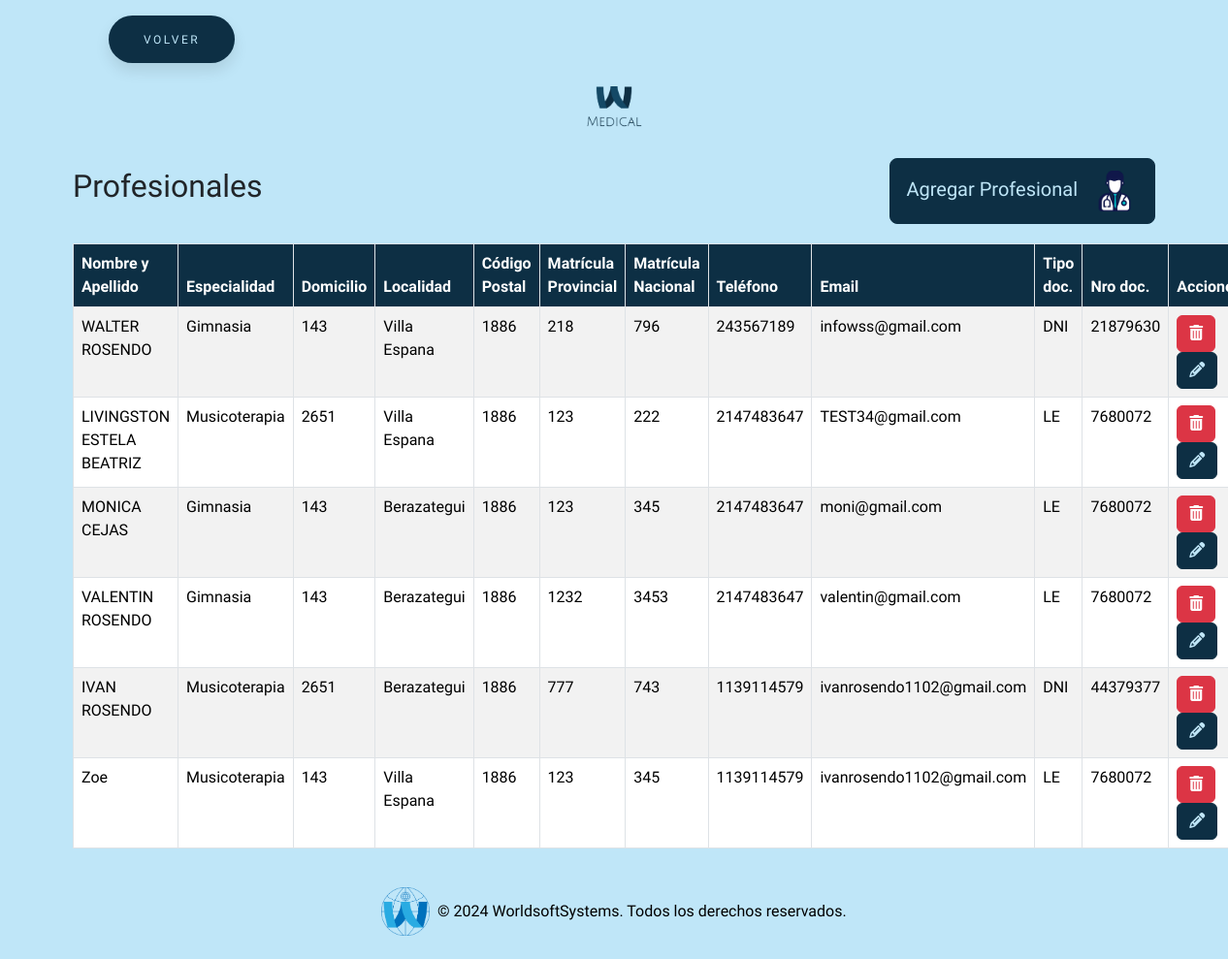
The app's page /todosAjustes/crearProf/crearProf.php (signed in) with its own data.
### tables this page shows
CREATE TABLE `profesional` (
  `id_prof` int(11) NOT NULL,
  `nombreYapellido` varchar(255) NOT NULL,
  `id_especialidad` int(11) NOT NULL,
  `domicilio` varchar(255) NOT NULL,
  `localidad` varchar(255) NOT NULL,
  `codigo_pos` varchar(255) NOT NULL,
  `matricula_p` varchar(255) NOT NULL,
  `matricula_n` varchar(255) NOT NULL,
  `telefono` int(255) NOT NULL,
  `email` varchar(255) NOT NULL,
  `tipo_doc` varchar(255) NOT NULL,
  `nro_doc` int(255) NOT NULL
);

CREATE TABLE `especialidad` (
  `id_especialidad` int(11) NOT NULL,
  `desc_especialidad` varchar(255) NOT NULL
);

### todosAjustes/crearProf/crearProf.php (the view, shortened to what this page needs)
<?php
require_once "../../conexion.php";
$sql = "SELECT  p.*,e.id_especialidad, e.desc_especialidad
        FROM profesional p
        JOIN especialidad e ON p.id_especialidad = e.id_especialidad";
$result = $conn->query($sql);
?>
<!DOCTYPE html>
<html lang="es">
<head>
    <link href="https://cdn.jsdelivr.net/npm/bootstrap@5.3.3/dist/css/bootstrap.min.css" rel="stylesheet"
>
    <link rel="stylesheet" href="https://cdnjs.cloudflare.com/ajax/libs/font-awesome/6.5.2/css/all.min.css"
 />
    <link rel="stylesheet" href="../../estilos/styleGeneral.css">
    <link rel="stylesheet" href="../../estilos/styleBotones.css">
</head>
<body>
    <button class="button" style="vertical-align:middle; margin-left:7rem"
        onclick="window.location.href = '../../seccionAjustes/ajustes.php';">
        <span>VOLVER</span>
    </button>
    <div class="text-center my-4">
        <img src="../../img/logo.png" alt="Logo MEDICAL" class="img-fluid" style="max-width: 120px;">
    </div>
    <div class="container">
        <div class="title-container">
            <h2>Profesionales</h2>
            <button type="button" class="btn btn-custom btn-lg" data-bs-toggle="modal"
                data-bs-target="#agregarProfesional">
                Agregar Profesional <img src="../../img/iconoCrearProf.png" alt="Icono Crear Profesional"
                    style="width: 50px; height: 50px; margin-left: 8px;">
            </button>
        </div>
        <table class="table table-striped table-bordered">
            <thead class="table-custom">
                <tr>
                    <th>Nombre y Apellido</th>
                    <th>Especialidad</th>
                    <th>Domicilio</th>
                    <th>Localidad</th>
                    <th>Código Postal</th>
                    <th>Matrícula Provincial</th>
                    <th>Matrícula Nacional</th>
                    <th>Teléfono</th>
                    <th>Email</th>
                    <th>Tipo doc.</th>
                    <th>Nro doc.</th>
                    <th>Acciones</th>
                </tr>
            </thead>
            <tbody>
                <?php
                if ($result->num_rows > 0) {
                    while ($row = $result->fetch_assoc()) {
                        echo "<tr>
                <td>" . $row["nombreYapellido"] . "</td>
                <td>" . $row["desc_especialidad"] . "</td>
                <td>" . $row["domicilio"] . "</td>
                <td>" . $row["localidad"] . "</td>
                <td>" . $row["codigo_pos"] . "</td>
                <td>" . $row["matricula_p"] . "</td>
                <td>" . $row["matricula_n"] . "</td>
                <td>" . $row["telefono"] . "</td>
                <td>" . $row["email"] . "</td>
                <td>" . $row["tipo_doc"] . "</td>
                <td>" . $row["nro_doc"] . "</td>
                <td>
                    <button type='button' class='btn btn-danger' onclick=\"if(confirm('¿Estás seguro de que deseas eliminar este profesional?')){ window.location.href='{$_SERVER['PHP_SELF']}?eliminar=" . $row['id_prof'] . "'; }\"><i class='fas fa-trash-alt'></i></button>
                    <button type='button' class='btn btn-custom-editar' onclick='editarProfesional(" . json_encode($row) . ")'><i class='fas fa-pencil-alt'></i></button>
                </td>
            </tr>";
                    }
                } else {
                    echo "<tr><td colspan='10'>No se encontraron resultados</td></tr>";
                }
                ?>
            </tbody>
        </table>
    </div>
    <footer class="bg-dark text-white text-center py-4 mt-auto">
        <div class="container">
            <div class="row justify-content-center">
                <div class="col-md-12 footer-logo-text">
                    <img src="../../img/logoWSS.png" alt="Logo" class="img-fluid" style="max-height: 50px;">
                    <p class="mb-0">&copy; 2024 WorldsoftSystems. Todos los derechos reservados.</p>
                </div>
            </div>
        </div>
    </footer>
</body>
</html>

### estilos/styleGeneral.css (style rules this page uses)
:root { --primary-color: #0d2f44; }
body, html { background-color: #bfe6f8 !important; font-family: 'Cabin Condensed', sans-serif !important; }
.table-custom th { background-color: var(--primary-color) !important; color: white !important; }
.footer-logo-text { display: flex; align-items: center; justify-content: center; color: #000; }
footer.bg-dark { background-color: transparent !important; padding-top: 10rem; }
.footer-logo-text img { margin-right: 0.5rem; }

### estilos/styleBotones.css (style rules this page uses)
:root { --primary-color: #0d2f44; }
body, html { background-color: #bfe6f8 !important; font-family: 'Cabin Condensed', sans-serif !important; }
.title-container { display: flex; align-items: center; justify-content: space-between; margin-bottom: 20px; }
.btn-custom { background-color: var(--primary-color) !important; border-color: var(--primary-color) !important; color: #bfe6f8 !important; transition: all 0.3s ease; }
.btn-custom-editar { background-color: var(--primary-color) !important; border-color: var(--primary-color) !important; color: #bfe6f8 !important; transition: all 0.3s ease; }
.button { padding: 1.3em 3em; font-size: 12px; text-transform: uppercase; letter-spacing: 2.5px; font-weight: 500; color: #bfe6f8; background-color: var(--primary-color) !important; border-color: var(--primary-color) !important; border: none; border-radius: 45px; box-shadow: 0px 8px 15px rgba(0, 0, 0, 0.1); transition: all 0.3s ease 0s; cursor: pointer; outline: none; margin-top: 1rem; }

### records on screen
profesional: nombreYapellido "WALTER ROSENDO", id_especialidad.desc_especialidad "Gimnasia", domicilio "143", localidad "Villa Espana", codigo_pos "1886", matricula_p "218", matricula_n "796", telefono "243567189", email "infowss@gmail.com", tipo_doc "DNI", nro_doc "21879630"
profesional: nombreYapellido "LIVINGSTON ESTELA BEATRIZ", id_especialidad.desc_especialidad "Musicoterapia", domicilio "2651", localidad "Villa Espana", codigo_pos "1886", matricula_p "123", matricula_n "222", telefono "2147483647", email "TEST34@gmail.com", tipo_doc "LE", nro_doc "7680072"
profesional: nombreYapellido "MONICA CEJAS", id_especialidad.desc_especialidad "Gimnasia", domicilio "143", localidad "Berazategui", codigo_pos "1886", matricula_p "123", matricula_n "345", telefono "2147483647", email "moni@gmail.com", tipo_doc "LE", nro_doc "7680072"
profesional: nombreYapellido "VALENTIN ROSENDO", id_especialidad.desc_especialidad "Gimnasia", domicilio "143", localidad "Berazategui", codigo_pos "1886", matricula_p "1232", matricula_n "3453", telefono "2147483647", email "valentin@gmail.com", tipo_doc "LE", nro_doc "7680072"
profesional: nombreYapellido "IVAN ROSENDO", id_especialidad.desc_especialidad "Musicoterapia", domicilio "2651", localidad "Berazategui", codigo_pos "1886", matricula_p "777", matricula_n "743", telefono "1139114579", email "ivanrosendo1102@gmail.com", tipo_doc "DNI", nro_doc "44379377"
profesional: nombreYapellido "Zoe", id_especialidad.desc_especialidad "Musicoterapia", domicilio "143", localidad "Villa Espana", codigo_pos "1886", matricula_p "123", matricula_n "345", telefono "1139114579", email "ivanrosendo1102@gmail.com", tipo_doc "LE", nro_doc "7680072"
